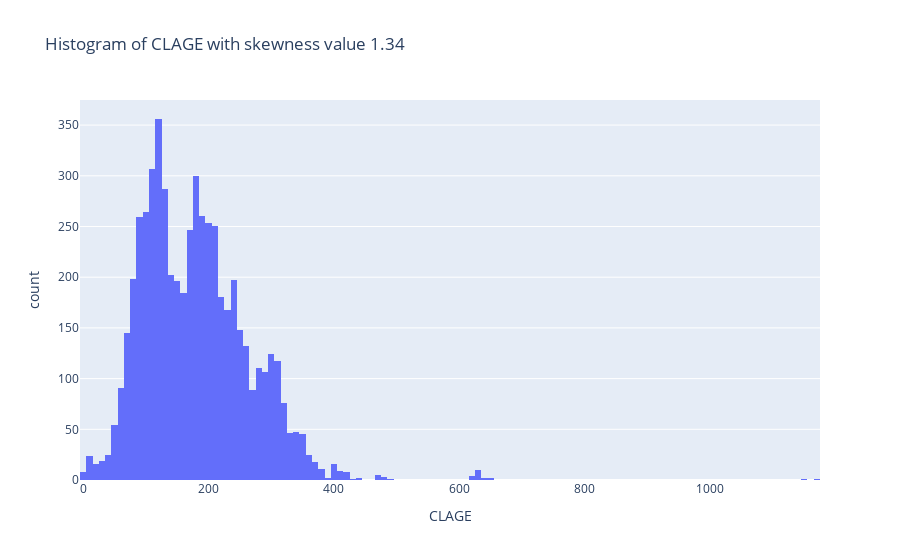

Source (notebook cell):
### Code cell
skew_value = df['CLAGE'].skew()

fig7 = px.histogram(df, x= 'CLAGE', title= f'Histogram of CLAGE with skewness value {skew_value:.2f}')
fig7.show()

### Figure 1 — Plotly figure (JSON) as saved in the notebook; plotly's stock layout.template omitted (floating-point values rounded to 4 significant figures; data arrays with more than 128 entries replaced by an {"elided": "..."} marker saying what was removed)
{"data": [{"alignmentgroup": "True", "bingroup": "x", "hovertemplate": "CLAGE=%{x}<br>count=%{y}<extra></extra>", "legendgroup": "", "marker": {"color": "#636efa", "pattern": {"shape": ""}}, "name": "", "offsetgroup": "", "orientation": "v", "showlegend": false, "type": "histogram", "x": {"elided": "5960 float values"}, "xaxis": "x", "yaxis": "y"}], "layout": {"barmode": "relative", "legend": {"tracegroupgap": 0}, "title": {"text": "Histogram of CLAGE with skewness value 1.34"}, "xaxis": {"anchor": "y", "domain": [0, 1], "title": {"text": "CLAGE"}}, "yaxis": {"anchor": "x", "domain": [0, 1], "title": {"text": "count"}}}}
